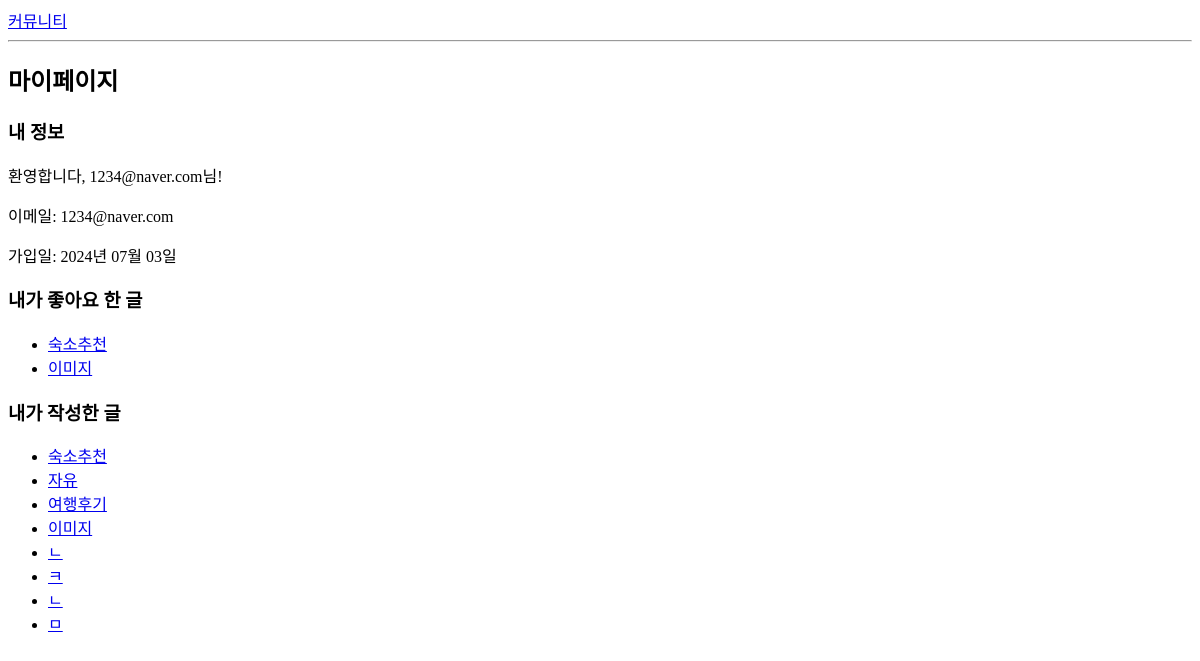
/mypage/ (signed in), run on an earlier commit of the app's database.
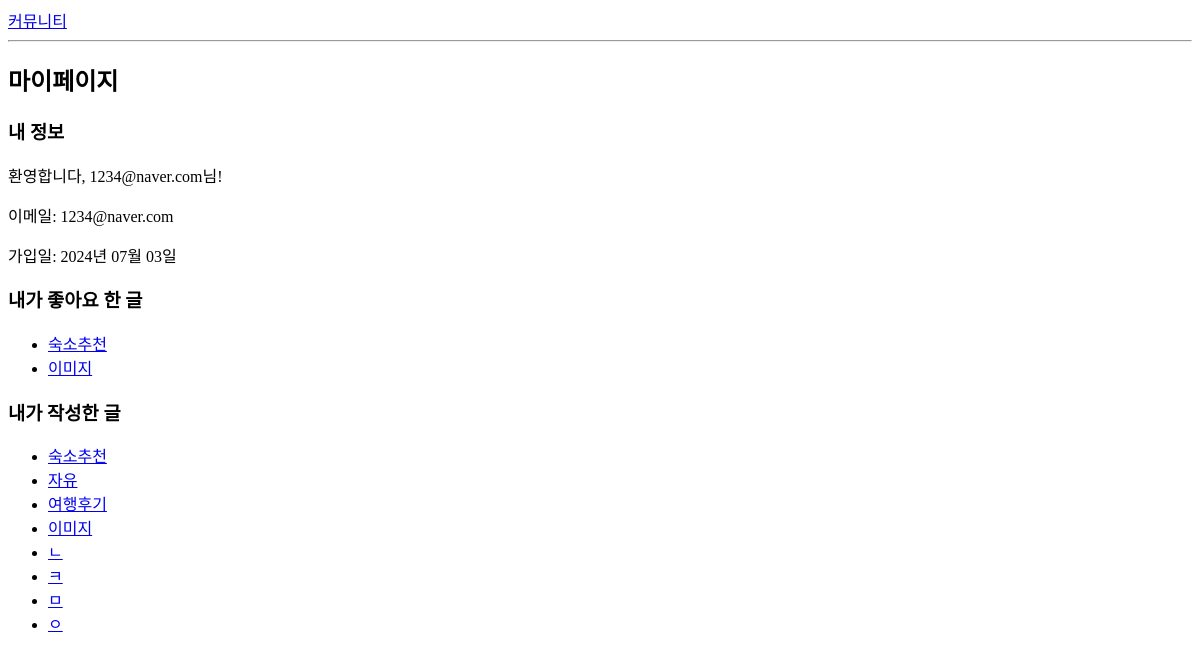
And on a later commit of the database.
### homst/models.py (models this page shows, shortened)
class Post(models.Model):
    CATEGORY_CHOICES = [
        ('review', '여행 후기'),
        ('accommodation', '숙소 추천'),
        ('free', '자유'),
    ]
    title = models.CharField(max_length=100)
    content = models.TextField()
    category = models.CharField(max_length=20, choices=CATEGORY_CHOICES, default='free')
    author = models.ForeignKey(User, on_delete=models.CASCADE, related_name='posts')
    created_at = models.DateTimeField(auto_now_add=True)
    updated_at = models.DateTimeField(auto_now=True)
    likes = models.ManyToManyField(User, related_name='liked_posts', blank=True)
    image = models.ImageField(upload_to='post/', blank=True, null=True)

### homst/views.py (the view)
# urls.py: path('mypage/', views.mypage, name='mypage'),
@login_required
def mypage(request):
    user = request.user
    liked_posts = user.liked_posts.all()
    authored_posts = user.posts.all()
    context = {
        'user': user,
        'liked_posts': liked_posts,
        'authored_posts': authored_posts,
    }
    return render(request, 'homst/mypage.html', context)

### homst/templates/homst/mypage.html (shortened to what this page needs)
<!DOCTYPE html>
<html lang="ko">
  <head>
  </head>
  <body>
    <a href="{% url 'community' %}">커뮤니티</a>
    <hr />
    <h2>마이페이지</h2>
    <h3>내 정보</h3>
    <p>환영합니다, {{ user.username }}님!</p>
    <p>이메일: {{ user.email }}</p>
    <p>가입일: {{ user.date_joined|date:"Y년 m월 d일" }}</p>
    <h3>내가 좋아요 한 글</h3>
    {% if liked_posts %}
    <ul>
      {% for post in liked_posts %}
      <li>
        <a href="{% url 'community_detail' post.id %}">{{ post.title }}</a>
      </li>
      {% endfor %}
    </ul>
    {% else %}
    <p>좋아요 한 글이 없습니다.</p>
    {% endif %}
    <h3>내가 작성한 글</h3>
    {% if authored_posts %}
    <ul>
      {% for post in authored_posts %}
      <li>
        <a href="{% url 'community_detail' post.id %}">{{ post.title }}</a>
      </li>
      {% endfor %}
    </ul>
    {% else %}
    <p>작성한 글이 없습니다.</p>
    {% endif %}
    <br />
  </body>
</html>

What changed in the data, as far as the page shows it:
removed Post: title "ㄴ", shown under "내가 작성한 글"
added Post: title "ㅇ", shown under "내가 작성한 글"
